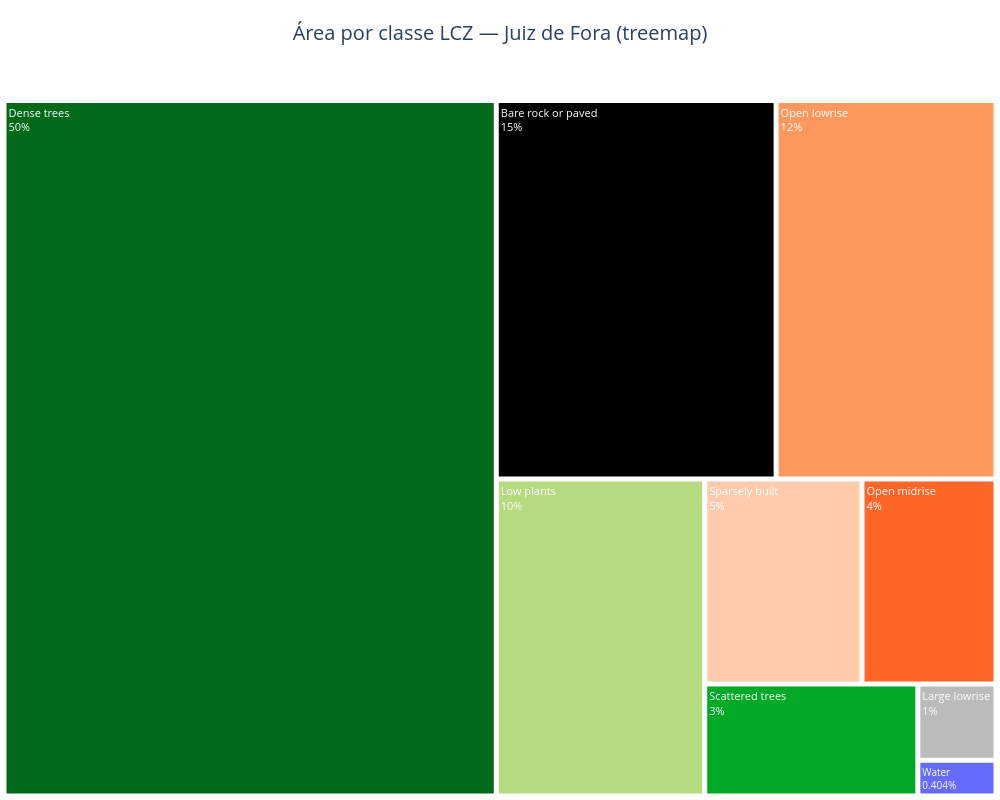

This figure's notebook cell:
### Markdown cell above
### Treemap — melhor para mostrar hierarquia e área relativa com detalhe aninhado

Um treemap codifica a participação de área como tamanho de retângulo (como uma rosca) mas também suporta naturalmente agrupar classes em uma hierarquia pai/filho (ex. "Construído" e "Natural" como grupos pais, classes LCZ individuais aninhadas dentro). É a escolha preferível quando você quer tanto a história todo-para-parte *quanto* um layout compacto e denso em informação que também mostra de forma legível o rótulo e valor exatos de cada classe na mesma figura — útil em um relatório escrito onde uma página inteira está disponível mas você não quer uma parede de barras.

### Code cell
area_treemap = lcz_cal_area(map_path, plot_type="treemap",
                            title="Área por classe LCZ — Juiz de Fora (treemap)")
area_treemap.fig.show()

### Figure 1 — Plotly figure (JSON) as saved in the notebook; plotly's stock layout.template omitted (floating-point values rounded to 4 significant figures)
{"data": [{"branchvalues": "total", "hovertemplate": "<b>%{label}</b><br>Area: %{value:.2f} km²<br>%{percentEntry}<extra></extra>", "labels": ["Open midrise", "Open lowrise", "Large lowrise", "Sparsely built", "Dense trees", "Scattered trees", "Low plants", "Bare rock or paved", "Water"], "marker": {"colors": ["#FF6628", "#FF985E", "#BBBBBB", "#FFCBAB", "#006A18", "#00A926", "#B5DA7F", "#000000", "#656BFA"], "line": {"color": "white", "width": 2}}, "parents": ["", "", "", "", "", "", "", "", ""], "textfont": {"color": "white", "size": 11}, "textinfo": "label+percent entry", "type": "treemap", "values": [0.69, 2.09, 0.15, 0.81, 8.6, 0.6, 1.66, 2.66, 0.07]}], "layout": {"height": 800, "margin": {"b": 0, "l": 0, "r": 0, "t": 80}, "title": {"font": {"size": 20}, "text": "Área por classe LCZ — Juiz de Fora (treemap)", "x": 0.5, "xanchor": "center"}, "width": 1000}}
